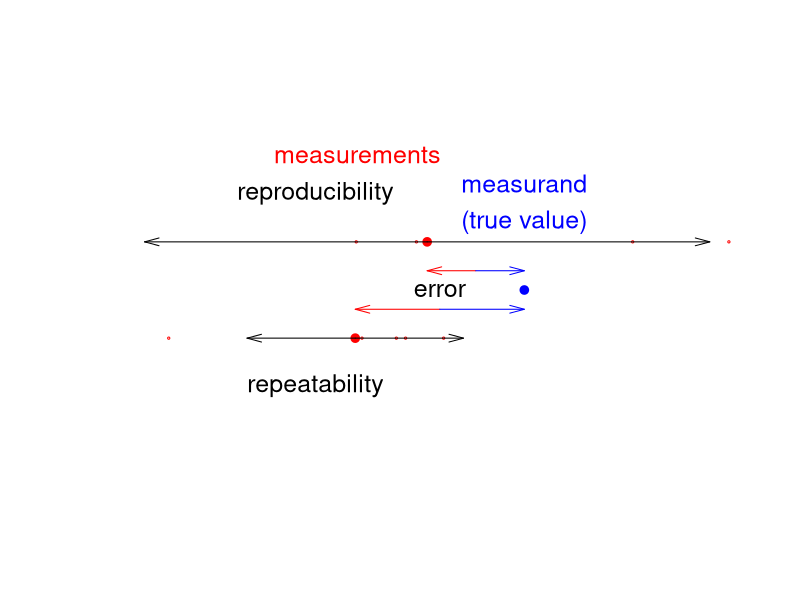

This figure's R source:
print('file: UncertaintyDefs.R')
# plot measurand, measurements, error, ... 
# png('UncertaintyError161030.png',width=16,height=16,units='cm',res=300)
plot(1.5,1,type='p',col='blue',lwd=5,cex=0.6,xlim=c(-0.5,2.5),ylim=c(0,2),
     bty='n',col.axis='white',xaxt='n',yaxt='n',xlab='',ylab='')
text(1.5,1.55,'measurand',col='blue',cex=1.5)
text(1.5,1.35,'(true value)',col='blue',cex=1.5)
set.seed(1953) # set seed for random number generators
n1 = 5; r1 = rnorm(n=n1,mean=0.7,sd=1)
for(n in 1:n1) points(r1[n],0.75,col='red',lwd=1,cex=0.3)
points(mean(r1),0.75,col='red',lwd=5,cex=0.6)
n2 = 5; r2 = rnorm(n=n1,mean=0.7,sd=1.2)
for(n in 1:n2) points(r2[n],1.25,col='red',lwd=1,cex=0.3)
y2 = mean(r2);
y2 = 1;
points(mean(r2),1.25,col='red',lwd=5,cex=0.6)
text(0.7,1.7,'measurements',col='red',cex=1.5)
text(0.5,0.5,'repeatability',col='black',cex=1.5)
text(0.5,1.5,'reproducibility',col='black',cex=1.5)
# text(1.03,1.0,'< ----- error ----- >',col='black')
ye1 = 0.9
xe1 = (1.5+mean(r1))/2
text(xe1,1,'error',col='black',cex=1.5)
arrows(xe1,ye1,mean(r1),ye1,length = 0.15, angle = 15,col='red')
arrows(xe1,ye1,1.5,ye1,length = 0.15, angle = 15,col='blue')
ye2 = 1.1
xe2 = (1.5+mean(r2))/2
arrows(xe2,ye2,mean(r2),ye2,length = 0.15, angle = 15,col='red')
arrows(xe2,ye2,1.5,ye2,length = 0.15, angle = 15,col='blue')
x0=mean(r2); y0 = 1.25
arrows(x0,y0,x0+sd(r2),y0,length = 0.15, angle = 15)
arrows(x0,y0,x0-sd(r2),y0,length = 0.15, angle = 15)
x0=mean(r1); y0 = 0.75
arrows(x0,y0,x0+sd(r1),y0,length = 0.15, angle = 15)
arrows(x0,y0,x0-sd(r1),y0,length = 0.15, angle = 15)
# dev.off()
